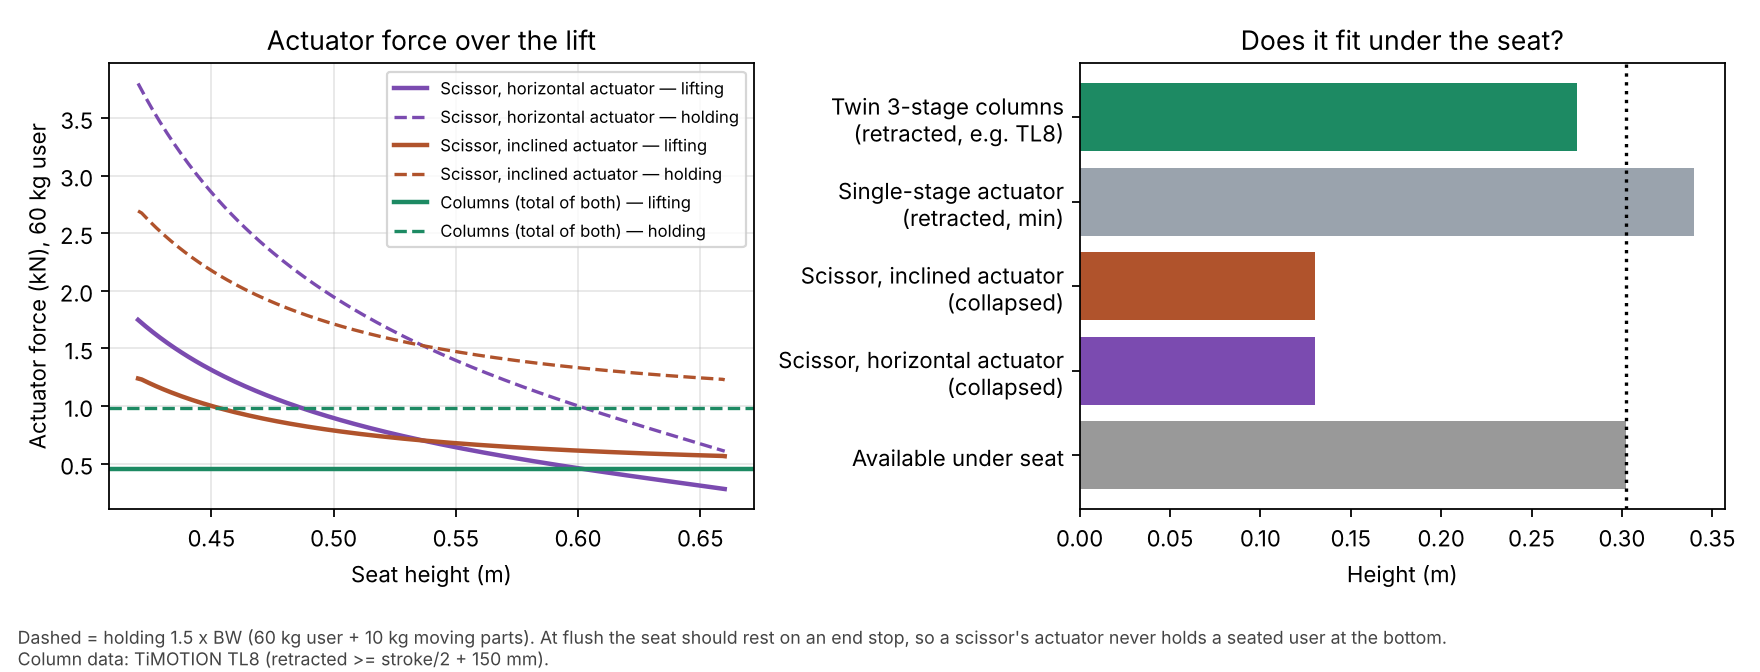

Recreate this plot in Python.
"""Lift mechanism and actuator sizing baseline for the bedside rise station (design v12).

Question this answers: which single-actuator mechanism fits under the seat, and how large are the
actuator force, stroke and speed over the 0.42 -> 0.66 m lift?

All numbers are first estimates for the team to check and replace (role 3: geometry, role 4: loads).
Run: python lift_sizing.py  ->  lift_sizing.json, lift_sizing.png
"""
import json, math
import numpy as np
import matplotlib
matplotlib.use("Agg")
import matplotlib.pyplot as plt

g = 9.81
# ---------------- space envelope (m) ----------------
SEAT_TOP0 = 0.42          # seat surface when flush with mattress
SEAT_PLATE = 0.045        # seat plate thickness
CARRIER = 0.03            # seat carrier / top frame under the plate
BASE = 0.013 + 0.03       # footplate level + bottom frame
STROKE = 0.24             # seat lift 0.42 -> 0.66
H_AVAIL = SEAT_TOP0 - SEAT_PLATE - CARRIER - BASE   # collapsed height available for the mechanism
SEAT_DEPTH, SEAT_WIDTH = 0.14, 0.44

# ---------------- loads at the seat (N) ----------------
def loads(bw_kg, moving_kg=10.0, cap=0.5, cap_max=0.6):
    BW = bw_kg * g; Wm = moving_kg * g
    return dict(BW=BW,
                lift_default=cap * BW + Wm,      # pushing up to the force cap, plus moving parts
                lift_max=cap_max * BW + Wm,      # highest personal cap setting
                hold=1.5 * BW + Wm)              # static holding (sitting down on the seat), 1.5 x BW
L60, L100 = loads(60), loads(100)

# ---------------- option A: single-stage scissor across the seat width, horizontal actuator ----------------
def scissor_horizontal(L=0.40, arm_t=0.03):
    """Pin-to-pin arm length L. Height of the scissor H = L sin(theta).
    Virtual work: W dH = F dx with x = L cos(theta)  ->  F = W / tan(theta)."""
    h0 = H_AVAIL - arm_t                    # usable collapsed scissor height
    th0 = math.asin(min(h0, L * 0.25) / L)  # start low enough to leave room; use 0.25L if space allows
    H0 = L * math.sin(th0); H1 = H0 + STROKE
    if H1 > L * 0.98: return None
    th1 = math.asin(H1 / L)
    th = np.linspace(th0, th1, 200)
    ratio = 1 / np.tan(th)                   # F_act / W_seat
    stroke_act = L * (math.cos(th0) - math.cos(th1))
    return dict(name="Scissor, horizontal actuator", L=L, theta0_deg=math.degrees(th0), theta1_deg=math.degrees(th1),
                collapsed_height=H0 + arm_t, act_stroke=stroke_act,
                ratio_start=float(ratio[0]), ratio_end=float(ratio[-1]),
                h=list(SEAT_TOP0 + L * np.sin(th) - H0), ratio=list(ratio),
                speed_ratio_start=float(1/np.tan(th0)), speed_ratio_end=float(1/np.tan(th1)))

# ---------------- option B: same scissor, inclined actuator from the base to the far arm ----------------
def scissor_inclined(L=0.40, arm_t=0.03, c_body=0.12):
    """Actuator from a base point P=(px,0) to a point at fraction f along the arm that starts at the sliding
    bottom pivot. Searches px, f inside the seat width for the lowest peak force whose retracted length
    can hold the needed actuator stroke (retracted length >= stroke + c_body)."""
    h0 = min(H_AVAIL - arm_t, L * 0.25)
    th0 = math.asin(h0 / L); th1 = math.asin((h0 + STROKE) / L)
    th = np.linspace(th0, th1, 200)
    best = None
    for px in np.linspace(-0.02, SEAT_WIDTH - 0.02, 47):
        for f in np.linspace(0.3, 1.0, 36):
            # arm 2: from bottom slider (L cos th, 0) to top fixed pivot (0, H)
            ax = L * np.cos(th) * (1 - f); az = L * np.sin(th) * f
            s = np.hypot(ax - px, az)
            ds = np.gradient(s, th); dH = L * np.cos(th)
            if np.any(np.abs(ds) < 1e-6) or np.any(np.sign(ds) != np.sign(ds[0])): continue
            r = np.abs(dH / ds)                               # F_act / W_seat
            act_stroke = abs(s[-1] - s[0]); s_ret = min(s[0], s[-1])
            if s_ret < act_stroke + c_body: continue          # actuator body would not fit
            if np.max(ax) > SEAT_WIDTH or px > SEAT_WIDTH: continue
            pk = float(np.max(r))
            if best is None or pk < best["ratio_peak"]:
                best = dict(name="Scissor, inclined actuator", L=L, px=float(px), f=float(f),
                            theta0_deg=math.degrees(th0), theta1_deg=math.degrees(th1),
                            ratio_peak=pk, ratio_start=float(r[0]), ratio_end=float(r[-1]),
                            act_stroke=float(act_stroke), act_retracted=float(s_ret),
                            h=list(SEAT_TOP0 + L*np.sin(th) - L*np.sin(th0)), ratio=list(r))
    return best

# ---------------- option C: inline actuator / lifting column, ratio 1 ----------------
def inline(c_body_range=(0.10, 0.20)):
    need = [STROKE + c for c in c_body_range]
    return dict(name="Inline actuator or column (ratio 1)", ratio=1.0, act_stroke=STROKE,
                retracted_needed=need, fits_under_seat=bool(min(need) <= H_AVAIL),
                note="Needs a retracted length of about stroke + body length; does not fit under the seat, "
                     "so it would sit beside the seat (e.g. inside the side-rail post) and carry the seat as a "
                     "cantilever.")

def telescopic_pair(stroke=0.25, base=0.15, dia=0.124, F_each=2000.0, M_dyn=500.0):
    """3-stage lifting columns used in pairs (e.g. TiMOTION TL8: retracted >= stroke/2 + 150 mm, 2000 N push,
    500 N m dynamic bending, diameter 124 mm, 'can only be used in pairs'). Ratio 1, no force amplification."""
    ret = stroke / 2 + base
    return dict(name="Twin telescopic lifting columns (ratio 1)", ratio=1.0, act_stroke=stroke, retracted=ret,
                fits_under_seat=bool(ret <= H_AVAIL), diameter=dia, fits_seat_depth=bool(dia <= SEAT_DEPTH),
                rated_push_total=2 * F_each, rated_dyn_moment_each=M_dyn,
                source="TiMOTION TL8 product page (checked 2026-10-26)")

def cantilever_moment(offset=0.25, load=None):
    load = load or L60["hold"]
    return load * offset

A = scissor_horizontal(); B = scissor_inclined()
C = inline(); D = telescopic_pair()
out = dict(
    envelope=dict(collapsed_height_available=H_AVAIL, stroke=STROKE, seat_depth=SEAT_DEPTH, seat_width=SEAT_WIDTH),
    loads_60kg=L60, loads_100kg=L100,
    options={})
for o in (A, B):
    if o is None: continue
    k = o["name"]; r0 = o["ratio_start"]; rpk = max(o["ratio"])
    o2 = {kk: v for kk, v in o.items() if kk not in ("h", "ratio")}
    o2.update(F_lift_60kg_peak=rpk * L60["lift_max"], F_hold_60kg_flush=r0 * L60["hold"],
              F_hold_100kg_flush=r0 * L100["hold"])
    out["options"][k] = o2
C2 = dict(C); C2.update(F_lift_60kg=L60["lift_max"], F_hold_60kg=L60["hold"], F_hold_100kg=L100["hold"],
                        cantilever_moment_60kg_Nm=cantilever_moment(), cantilever_moment_100kg_Nm=cantilever_moment(load=L100["hold"]))
out["options"][C["name"]] = C2
D2 = dict(D); D2.update(F_lift_60kg_per_column=L60["lift_max"] / 2, F_hold_60kg_per_column=L60["hold"] / 2,
                        F_hold_100kg_per_column=L100["hold"] / 2)
out["options"][D["name"]] = D2
out["design_notes"] = [
 "Space under the seat (collapsed) is about 0.30 m; a single-stage actuator needs about stroke + 0.10-0.20 m = 0.34-0.44 m, so it does not fit.",
 "Three-stage lifting columns used in pairs (e.g. TiMOTION TL8: retracted >= stroke/2 + 150 mm, 124 mm diameter) do fit: about 0.275 m retracted for a 250 mm stroke, with no force amplification.",
 "A scissor fits (collapsed about 0.13 m) but multiplies the actuator force by about 2.7-3.9 near the flush position.",
 "Let the seat rest on a mechanical end stop when flush, so the actuator only ever pushes up to the force cap at the start of a lift.",
 "With the admittance rule the actuator never pushes more than F_cap x ratio; holding loads at height are 0.6-1.3 x the seat load."]
json.dump(out, open("lift_sizing.json", "w"), indent=1)

# ---------------- figure ----------------
fig, ax = plt.subplots(1, 2, figsize=(11, 4.2))
for o, col in ((A, "#7b4bb0"), (B, "#b0532c")):
    if o is None: continue
    h = np.array(o["h"]); r = np.array(o["ratio"])
    ax[0].plot(h, r * L60["lift_max"] / 1000, color=col, lw=2, label=o["name"] + " — lifting")
    ax[0].plot(h, r * L60["hold"] / 1000, color=col, lw=1.5, ls="--", label=o["name"] + " — holding")
ax[0].axhline(L60["lift_max"] / 1000, color="#1d8a63", lw=2, label="Columns (total of both) — lifting")
ax[0].axhline(L60["hold"] / 1000, color="#1d8a63", lw=1.5, ls="--", label="Columns (total of both) — holding")
ax[0].set_xlabel("Seat height (m)"); ax[0].set_ylabel("Actuator force (kN), 60 kg user")
ax[0].set_title("Actuator force over the lift"); ax[0].grid(alpha=.3); ax[0].legend(fontsize=7.5)
names = [o["name"] for o in (A, B, C) if o]
ax[1].barh(["Available under seat"], [H_AVAIL], color="#999")
for i, o in enumerate((A, B)):
    if o: ax[1].barh([o["name"] + "\n(collapsed)"], [A["collapsed_height"]], color=["#7b4bb0", "#b0532c"][i])
ax[1].barh(["Single-stage actuator\n(retracted, min)"], [C["retracted_needed"][0]], color="#9aa3ad")
ax[1].barh(["Twin 3-stage columns\n(retracted, e.g. TL8)"], [D["retracted"]], color="#1d8a63")
ax[1].axvline(H_AVAIL, color="k", ls=":")
ax[1].set_xlabel("Height (m)"); ax[1].set_title("Does it fit under the seat?")
plt.tight_layout(rect=(0, 0.09, 1, 1))
fig.text(0.01, 0.01, "Dashed = holding 1.5 x BW (60 kg user + 10 kg moving parts). At flush the seat should rest on an end stop, "
         "so a scissor's actuator never holds a seated user at the bottom.\nColumn data: TiMOTION TL8 (retracted >= stroke/2 + 150 mm).",
         fontsize=8, color="#444")
plt.savefig("lift_sizing.png", dpi=160)

def pr(o):
    print(o["name"]); [print("  ", k, (round(v, 3) if isinstance(v, float) else v)) for k, v in o.items()]
print("H_AVAIL", round(H_AVAIL, 3)); print("loads60", {k: round(v) for k, v in L60.items()}); print("loads100", {k: round(v) for k, v in L100.items()})
for o in out["options"].values(): pr(o)
